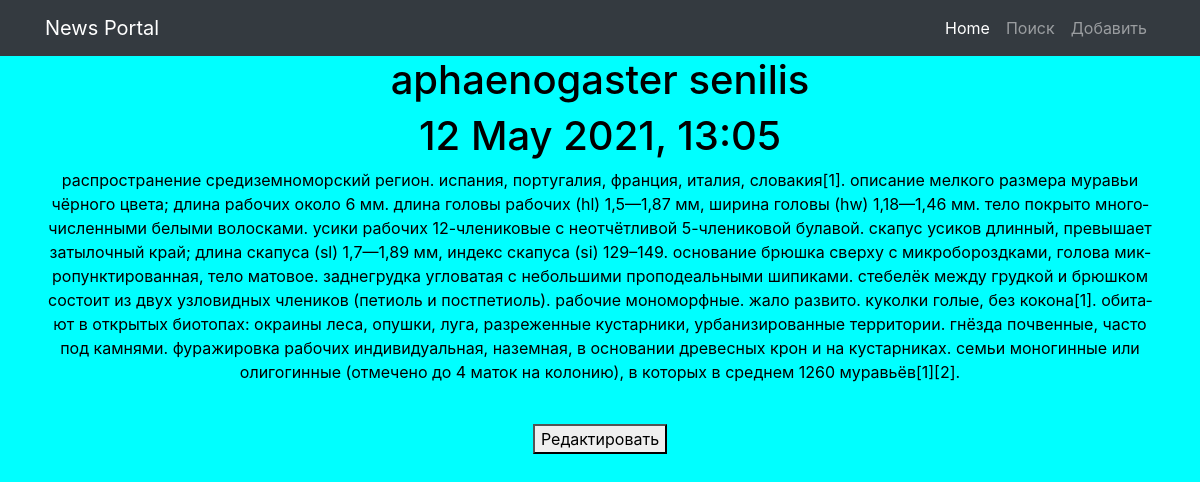
Screenshot of /news/37 with the database file from the repository.
### news/models.py (models this page shows, shortened)
class Post(models.Model):
    postAuthor = models.ForeignKey(Author, on_delete=models.CASCADE)
    postNews = 'PN'
    postArticle = 'PA'
    POSITIONS = [
        (postArticle, 'Статья'),
        (postNews, 'Новость'),
    ]
    position = models.CharField('Тип', max_length=2, choices=POSITIONS, default=postArticle)
    dateCreation = models.DateTimeField('Поиск по дате в формате "год-месяц-день"', auto_now_add=True)
    postCategory = models.ManyToManyField(Category, through='PostCategory')
    preview_name = models.CharField('Заголовок', max_length=128)
    text = models.TextField('Поле для текста')
    rating = models.SmallIntegerField('Рейтинг', default=0)

### news/views.py (the view)
# urls.py: path('<int:pk>', NewsDetailView.as_view(), name='news_detail'),
class NewsDetailView(DetailView):
    template_name = 'news_detail.html'
    queryset = Post.objects.all()
    context_object_name = 'new'

### news/templatetags/custom_filters.py (called while the page is built)
@register.filter(name='censor')
def censor(value):
    x = value.lower()
    if ' ' in x:
        a = list(x.split(' '))
        for i in a:
            if i in bad_words:
                y = a.index(i)
                a.remove(i)
                a.insert(y, '@!%&!2')
                value = (" ".join(a))
                return value
    if x in bad_words:
        x = '@!%&!'
        return x
    else:
        return x

### templates/news_detail.html (shortened to what this page needs)
{% extends 'default.html' %}
{% load custom_filters %}
{% block content %}
<div>
    <h1>{{ new.preview_name|censor }}</h1>
    <h1>{{ new.dateCreation|date:'d M Y, H:m'  }}</h1>
    <p>{{ new.text|censor }}</p>
</div>
<br>
<div>
    <a href="{% url 'news_update' new.id %}"> <button>Редактировать</button> </a>
</div>
{% endblock content %}

### templates/default.html (style rules this page uses)
body { background: aqua; color: black; }

### rows the page displays
Post: preview_name|censor "aphaenogaster senilis", dateCreation "12 May 2021, 13:05", text|censor "распространение сре­ди­зем­но­мор­ский ре­ги­он. ис­па­ния, пор­ту­га­лия, фран­ция, ита­лия, сло­ва­кия[1]. описание мел­ко­го раз­ме­ра му­равьи чёр­но­го цвета; длина ра­бо­чих около 6 мм. длина го­ло­вы ра­бо­чих (hl) 1,5—1,87 мм, ши­ри­на го­ло­вы (hw) 1,18—1,46 мм. тело по­кры­то мно­го­чис­лен­ны­ми бе­лы­ми во­лос­ка­ми. усики ра­бо­чих 12-чле­ни­ко­вые с неот­чёт­ли­вой 5-чле­ни­ко­вой бу­ла­вой. ска­пус уси­ков длин­ный, пре­вы­ша­ет за­ты­лоч­ный край; длина ска­пу­са (sl) 1,7—1,89 мм, ин­декс ска­пу­са (si) 129–149. ос­но­ва­ние брюш­ка свер­ху с мик­ро­бо­розд­ка­ми, го­ло­ва мик­ро­пунк­ти­ро­ван­ная, тело ма­то­вое. зад­не­груд­ка уг­ло­ва­тая с неболь­ши­ми…"
